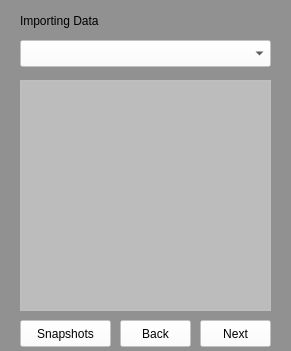
<?xml version="1.0" encoding="UTF-8"?>
<ui version="4.0">
 <class>Form</class>
 <widget class="QWidget" name="Form">
  <property name="geometry">
   <rect>
    <x>0</x>
    <y>0</y>
    <width>291</width>
    <height>351</height>
   </rect>
  </property>
  <property name="windowTitle">
   <string>Form</string>
  </property>
  <widget class="QWidget" name="widget" native="true">
   <property name="geometry">
    <rect>
     <x>0</x>
     <y>0</y>
     <width>291</width>
     <height>351</height>
    </rect>
   </property>
   <property name="styleSheet">
    <string notr="true">background-color:rgba(0, 0, 0, 100)</string>
   </property>
   <widget class="QTextEdit" name="textEdit">
    <property name="geometry">
     <rect>
      <x>20</x>
      <y>80</y>
      <width>251</width>
      <height>231</height>
     </rect>
    </property>
    <property name="styleSheet">
     <string notr="true">background-color:rgb(255,255,255,100);
font: 12pt &quot;Ubuntu Condensed&quot;;</string>
    </property>
   </widget>
   <widget class="QPushButton" name="pushButtonBack">
    <property name="geometry">
     <rect>
      <x>120</x>
      <y>320</y>
      <width>71</width>
      <height>27</height>
     </rect>
    </property>
    <property name="styleSheet">
     <string notr="true">background-color:rgb(255,255,255,100)</string>
    </property>
    <property name="text">
     <string>Back</string>
    </property>
   </widget>
   <widget class="QPushButton" name="pushButtonNext">
    <property name="geometry">
     <rect>
      <x>200</x>
      <y>320</y>
      <width>71</width>
      <height>27</height>
     </rect>
    </property>
    <property name="styleSheet">
     <string notr="true">background-color:rgb(255,255,255,100)</string>
    </property>
    <property name="text">
     <string>Next</string>
    </property>
   </widget>
   <widget class="QLabel" name="heading1Label">
    <property name="geometry">
     <rect>
      <x>20</x>
      <y>0</y>
      <width>231</width>
      <height>41</height>
     </rect>
    </property>
    <property name="styleSheet">
     <string notr="true">background-color:rgb(0,0,0,0);
font: 18pt &quot;Ubuntu Condensed&quot;;</string>
    </property>
    <property name="text">
     <string>Importing Data</string>
    </property>
   </widget>
   <widget class="QPushButton" name="pushButtonSnapshot">
    <property name="geometry">
     <rect>
      <x>20</x>
      <y>320</y>
      <width>91</width>
      <height>27</height>
     </rect>
    </property>
    <property name="styleSheet">
     <string notr="true">background-color:rgb(255,255,255,100)</string>
    </property>
    <property name="text">
     <string>Snapshots</string>
    </property>
   </widget>
   <widget class="QComboBox" name="heading2ComboBox">
    <property name="geometry">
     <rect>
      <x>20</x>
      <y>40</y>
      <width>251</width>
      <height>27</height>
     </rect>
    </property>
    <property name="styleSheet">
     <string notr="true">background-color:rgb(255,255,255,100)</string>
    </property>
   </widget>
  </widget>
 </widget>
 <resources/>
 <connections/>
</ui>
